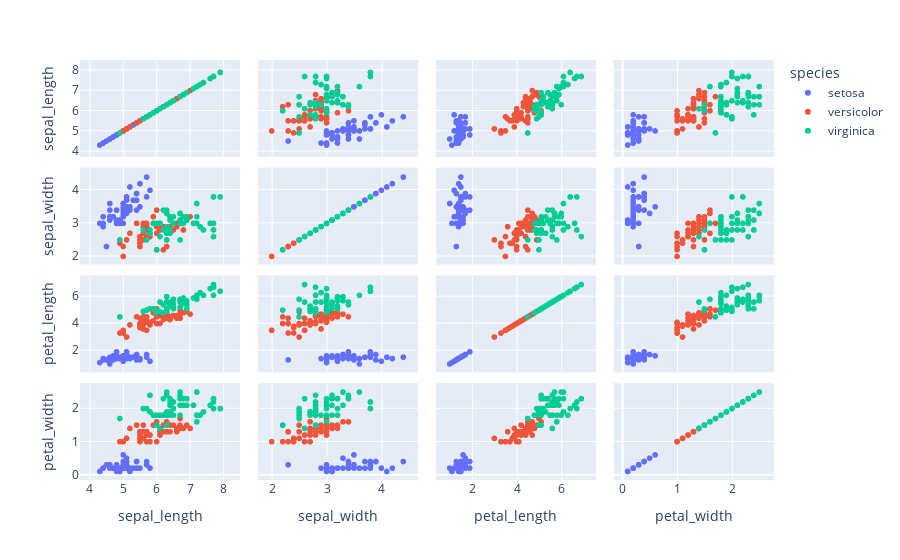

The cell this chart's notebook holds for it:
### Code cell
fig = px.scatter_matrix(df, dimensions=["sepal_length", "sepal_width", "petal_length", "petal_width"], color='species')
fig.show()

### Figure 1 — Plotly figure (JSON) as saved in the notebook; plotly's stock layout.template omitted (floating-point values rounded to 4 significant figures)
{"data": [{"dimensions": [{"axis": {"matches": true}, "label": "sepal_length", "values": [5.1, 4.9, 4.7, 4.6, 5, 5.4, 4.6, 5, 4.4, 4.9, 5.4, 4.8, 4.8, 4.3, 5.8, 5.7, 5.4, 5.1, 5.7, 5.1, 5.4, 5.1, 4.6, 5.1, 4.8, 5, 5, 5.2, 5.2, 4.7, 4.8, 5.4, 5.2, 5.5, 4.9, 5, 5.5, 4.9, 4.4, 5.1, 5, 4.5, 4.4, 5, 5.1, 4.8, 5.1, 4.6, 5.3, 5]}, {"axis": {"matches": true}, "label": "sepal_width", "values": [3.5, 3, 3.2, 3.1, 3.6, 3.9, 3.4, 3.4, 2.9, 3.1, 3.7, 3.4, 3, 3, 4, 4.4, 3.9, 3.5, 3.8, 3.8, 3.4, 3.7, 3.6, 3.3, 3.4, 3, 3.4, 3.5, 3.4, 3.2, 3.1, 3.4, 4.1, 4.2, 3.1, 3.2, 3.5, 3.1, 3, 3.4, 3.5, 2.3, 3.2, 3.5, 3.8, 3, 3.8, 3.2, 3.7, 3.3]}, {"axis": {"matches": true}, "label": "petal_length", "values": [1.4, 1.4, 1.3, 1.5, 1.4, 1.7, 1.4, 1.5, 1.4, 1.5, 1.5, 1.6, 1.4, 1.1, 1.2, 1.5, 1.3, 1.4, 1.7, 1.5, 1.7, 1.5, 1, 1.7, 1.9, 1.6, 1.6, 1.5, 1.4, 1.6, 1.6, 1.5, 1.5, 1.4, 1.5, 1.2, 1.3, 1.5, 1.3, 1.5, 1.3, 1.3, 1.3, 1.6, 1.9, 1.4, 1.6, 1.4, 1.5, 1.4]}, {"axis": {"matches": true}, "label": "petal_width", "values": [0.2, 0.2, 0.2, 0.2, 0.2, 0.4, 0.3, 0.2, 0.2, 0.1, 0.2, 0.2, 0.1, 0.1, 0.2, 0.4, 0.4, 0.3, 0.3, 0.3, 0.2, 0.4, 0.2, 0.5, 0.2, 0.2, 0.4, 0.2, 0.2, 0.2, 0.2, 0.4, 0.1, 0.2, 0.1, 0.2, 0.2, 0.1, 0.2, 0.2, 0.3, 0.3, 0.2, 0.6, 0.4, 0.3, 0.2, 0.2, 0.2, 0.2]}], "hovertemplate": "species=setosa<br>%{xaxis.title.text}=%{x}<br>%{yaxis.title.text}=%{y}<extra></extra>", "legendgroup": "setosa", "marker": {"color": "#636efa", "symbol": "circle"}, "name": "setosa", "showlegend": true, "type": "splom"}, {"dimensions": [{"axis": {"matches": true}, "label": "sepal_length", "values": [7, 6.4, 6.9, 5.5, 6.5, 5.7, 6.3, 4.9, 6.6, 5.2, 5, 5.9, 6, 6.1, 5.6, 6.7, 5.6, 5.8, 6.2, 5.6, 5.9, 6.1, 6.3, 6.1, 6.4, 6.6, 6.8, 6.7, 6, 5.7, 5.5, 5.5, 5.8, 6, 5.4, 6, 6.7, 6.3, 5.6, 5.5, 5.5, 6.1, 5.8, 5, 5.6, 5.7, 5.7, 6.2, 5.1, 5.7]}, {"axis": {"matches": true}, "label": "sepal_width", "values": [3.2, 3.2, 3.1, 2.3, 2.8, 2.8, 3.3, 2.4, 2.9, 2.7, 2, 3, 2.2, 2.9, 2.9, 3.1, 3, 2.7, 2.2, 2.5, 3.2, 2.8, 2.5, 2.8, 2.9, 3, 2.8, 3, 2.9, 2.6, 2.4, 2.4, 2.7, 2.7, 3, 3.4, 3.1, 2.3, 3, 2.5, 2.6, 3, 2.6, 2.3, 2.7, 3, 2.9, 2.9, 2.5, 2.8]}, {"axis": {"matches": true}, "label": "petal_length", "values": [4.7, 4.5, 4.9, 4, 4.6, 4.5, 4.7, 3.3, 4.6, 3.9, 3.5, 4.2, 4, 4.7, 3.6, 4.4, 4.5, 4.1, 4.5, 3.9, 4.8, 4, 4.9, 4.7, 4.3, 4.4, 4.8, 5, 4.5, 3.5, 3.8, 3.7, 3.9, 5.1, 4.5, 4.5, 4.7, 4.4, 4.1, 4, 4.4, 4.6, 4, 3.3, 4.2, 4.2, 4.2, 4.3, 3, 4.1]}, {"axis": {"matches": true}, "label": "petal_width", "values": [1.4, 1.5, 1.5, 1.3, 1.5, 1.3, 1.6, 1, 1.3, 1.4, 1, 1.5, 1, 1.4, 1.3, 1.4, 1.5, 1, 1.5, 1.1, 1.8, 1.3, 1.5, 1.2, 1.3, 1.4, 1.4, 1.7, 1.5, 1, 1.1, 1, 1.2, 1.6, 1.5, 1.6, 1.5, 1.3, 1.3, 1.3, 1.2, 1.4, 1.2, 1, 1.3, 1.2, 1.3, 1.3, 1.1, 1.3]}], "hovertemplate": "species=versicolor<br>%{xaxis.title.text}=%{x}<br>%{yaxis.title.text}=%{y}<extra></extra>", "legendgroup": "versicolor", "marker": {"color": "#EF553B", "symbol": "circle"}, "name": "versicolor", "showlegend": true, "type": "splom"}, {"dimensions": [{"axis": {"matches": true}, "label": "sepal_length", "values": [6.3, 5.8, 7.1, 6.3, 6.5, 7.6, 4.9, 7.3, 6.7, 7.2, 6.5, 6.4, 6.8, 5.7, 5.8, 6.4, 6.5, 7.7, 7.7, 6, 6.9, 5.6, 7.7, 6.3, 6.7, 7.2, 6.2, 6.1, 6.4, 7.2, 7.4, 7.9, 6.4, 6.3, 6.1, 7.7, 6.3, 6.4, 6, 6.9, 6.7, 6.9, 5.8, 6.8, 6.7, 6.7, 6.3, 6.5, 6.2, 5.9]}, {"axis": {"matches": true}, "label": "sepal_width", "values": [3.3, 2.7, 3, 2.9, 3, 3, 2.5, 2.9, 2.5, 3.6, 3.2, 2.7, 3, 2.5, 2.8, 3.2, 3, 3.8, 2.6, 2.2, 3.2, 2.8, 2.8, 2.7, 3.3, 3.2, 2.8, 3, 2.8, 3, 2.8, 3.8, 2.8, 2.8, 2.6, 3, 3.4, 3.1, 3, 3.1, 3.1, 3.1, 2.7, 3.2, 3.3, 3, 2.5, 3, 3.4, 3]}, {"axis": {"matches": true}, "label": "petal_length", "values": [6, 5.1, 5.9, 5.6, 5.8, 6.6, 4.5, 6.3, 5.8, 6.1, 5.1, 5.3, 5.5, 5, 5.1, 5.3, 5.5, 6.7, 6.9, 5, 5.7, 4.9, 6.7, 4.9, 5.7, 6, 4.8, 4.9, 5.6, 5.8, 6.1, 6.4, 5.6, 5.1, 5.6, 6.1, 5.6, 5.5, 4.8, 5.4, 5.6, 5.1, 5.1, 5.9, 5.7, 5.2, 5, 5.2, 5.4, 5.1]}, {"axis": {"matches": true}, "label": "petal_width", "values": [2.5, 1.9, 2.1, 1.8, 2.2, 2.1, 1.7, 1.8, 1.8, 2.5, 2, 1.9, 2.1, 2, 2.4, 2.3, 1.8, 2.2, 2.3, 1.5, 2.3, 2, 2, 1.8, 2.1, 1.8, 1.8, 1.8, 2.1, 1.6, 1.9, 2, 2.2, 1.5, 1.4, 2.3, 2.4, 1.8, 1.8, 2.1, 2.4, 2.3, 1.9, 2.3, 2.5, 2.3, 1.9, 2, 2.3, 1.8]}], "hovertemplate": "species=virginica<br>%{xaxis.title.text}=%{x}<br>%{yaxis.title.text}=%{y}<extra></extra>", "legendgroup": "virginica", "marker": {"color": "#00cc96", "symbol": "circle"}, "name": "virginica", "showlegend": true, "type": "splom"}], "layout": {"autosize": true, "dragmode": "pan", "legend": {"title": {"text": "species"}, "tracegroupgap": 0}, "margin": {"t": 60}, "xaxis": {"autorange": false, "range": [3.707, 8.493], "type": "linear"}, "xaxis2": {"autorange": true, "range": [1.605, 4.795], "type": "linear"}, "xaxis3": {"autorange": true, "range": [0.02855, 7.871], "type": "linear"}, "xaxis4": {"autorange": true, "range": [-0.2952, 2.895], "type": "linear"}, "yaxis": {"autorange": false, "range": [3.707, 8.493], "type": "linear"}, "yaxis2": {"autorange": true, "range": [1.605, 4.795], "type": "linear"}, "yaxis3": {"autorange": true, "range": [0.02855, 7.871], "type": "linear"}, "yaxis4": {"autorange": true, "range": [-0.2952, 2.895], "type": "linear"}}}
